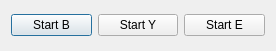
<?xml version="1.0" encoding="UTF-8"?>
<ui version="4.0">
 <class>Dialog</class>
 <widget class="QDialog" name="Dialog">
  <property name="geometry">
   <rect>
    <x>0</x>
    <y>0</y>
    <width>276</width>
    <height>51</height>
   </rect>
  </property>
  <property name="windowTitle">
   <string>Dialog</string>
  </property>
  <layout class="QGridLayout" name="gridLayout">
   <item row="0" column="0">
    <widget class="QPushButton" name="pushButtonB">
     <property name="text">
      <string>Start B</string>
     </property>
    </widget>
   </item>
   <item row="0" column="1">
    <widget class="QPushButton" name="pushButtonY">
     <property name="text">
      <string>Start Y</string>
     </property>
    </widget>
   </item>
   <item row="0" column="2">
    <widget class="QPushButton" name="pushButtonE">
     <property name="text">
      <string>Start E</string>
     </property>
    </widget>
   </item>
  </layout>
 </widget>
 <resources/>
 <connections/>
</ui>
